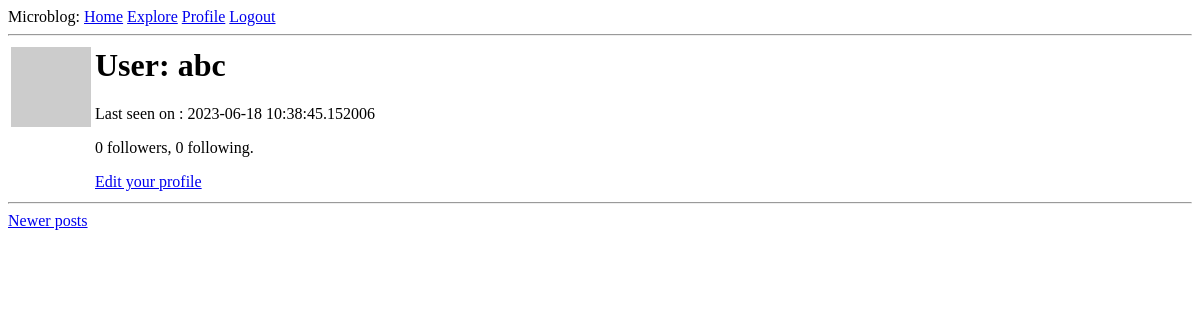
/user/abc?page=2 (signed in), run on an earlier commit of the app's database.
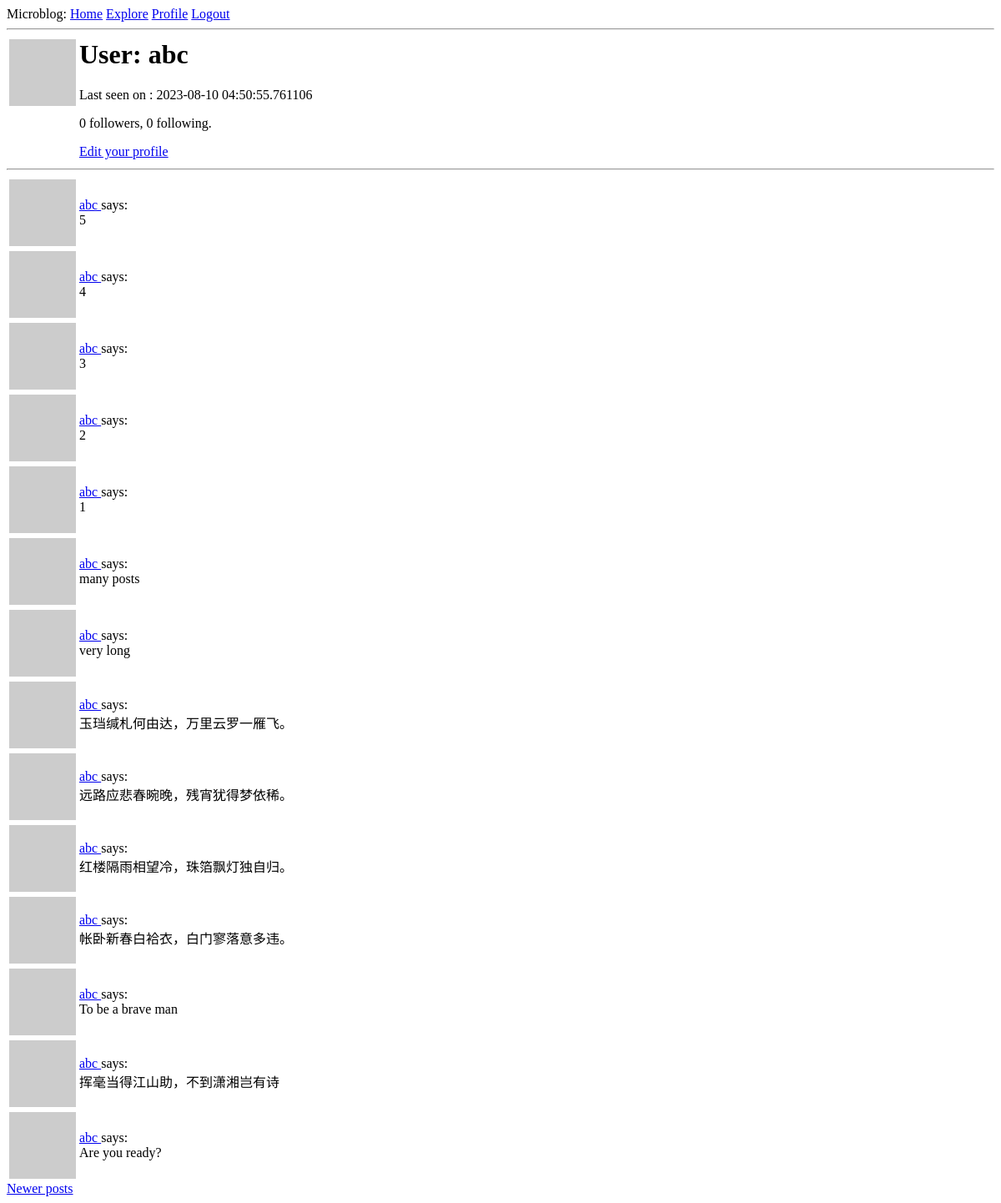
And on a later commit of the database.
### app/models.py (models this page shows, shortened)
class User(UserMixin, db.Model):
	id = db.Column(db.Integer, primary_key=True)
	username = db.Column(db.String(64), index=True, unique=True)
	email = db.Column(db.String(120), index=True, unique=True)
	password_hash = db.Column(db.String(128))
	posts = db.relationship('Post', backref='author', lazy='dynamic')
	about_me = db.Column(db.String(1024))
	last_seen = db.Column(db.DateTime, default=datetime.utcnow)
	followed = db.relationship(
		'User', secondary=followers,
		primaryjoin=(followers.c.follower_id == id),
		secondaryjoin=(followers.c.followed_id == id),
		backref=db.backref('followers', lazy='dynamic'), lazy = 'dynamic'
	)
	def avatar(self, size):
		digest = md5(self.email.lower().encode('utf-8')).hexdigest()
		return 'https://www.gravatar.com/avatar/{}?d=identicon&s={}'.format(digest, size)

class Post(db.Model):
	id = db.Column(db.Integer, primary_key = True)
	body = db.Column(db.String(140))
	timestamp = db.Column(db.DateTime, index = True, default=datetime.utcnow)
	user_id = db.Column(db.Integer, db.ForeignKey('user.id'))

### app/routes.py (the view)
@flask_app.route('/user/<username>')
@login_required
def user(username):
	user = User.query.filter_by(username=username).first_or_404()
	page = request.args.get('page', 1, type=int)
	posts = user.posts.order_by(Post.timestamp.desc()).paginate(
		page=page, per_page=flask_app.config['POSTS_PER_PAGE'], error_out=False)
	next_url = url_for('user', username=user.username, page=posts.next_num) \
		if posts.has_next else None
	prev_url = url_for('user', username=user.username, page=posts.prev_num) \
		if posts.has_prev else None
	form = EmptyForm()
	return render_template('user.html', user=user, posts=posts.items,
						   next_url=next_url, prev_url=prev_url, form=form)

### app/models.py (called while the page is built)
@login.user_loader
def load_user(id):
	return User.query.get(int(id))

### app/routes.py (called while the page is built)
@flask_app.before_request
def before_request():
	if current_user.is_authenticated:
		current_user.last_seen = datetime.utcnow()
		db.session.commit()

### app/templates/user.html (shortened to what this page needs)
{% extends "base.html" %}
{% block content %}
    <table>
        <tr valign="top">
            <td><img src="{{ user.avatar(128) }}"></td>
            <td>
                <h1>User: {{ user.username }}</h1>
                {% if user.last_seen %}<p>Last seen on : {{ user.last_seen }}</p> {% endif %}
                <p>{{ user.followers.count() }} followers, {{user.followed.count() }} following.</p>
                {% if user == current_user %}
                <p><a href="{{ url_for('edit_profile') }}">Edit your profile</a></p>
                {% else %}
                    <form action="{{ url_for('unfollow', username=user.username) }}" method="post">
                        {{ form.hidden_tag() }}
                        {{ form.submit(value='Unfollow') }}
                    </form>
                {% endif %}
            </td>
        </tr>
    </table>
    <hr>
    {% for post in posts %}
        {% include '_post.html' %}
    {% endfor %}
    {% if prev_url %}
    <a href="{{ prev_url }}">Newer posts</a>
    {% endif %}
{% endblock %}

### app/templates/_post.html
<table>
        <tr valign="mid">
            <td><img src="{{ post.author.avatar(36) }}"></td>
            <td>
                <a href="{{ url_for('user', username=post.author.username) }}">
                    {{ post.author.username }}
                </a>
                says: <br>{{ post.body }}
            </td>
        </tr>
</table>

What changed in the data, as far as the page shows it:
changed User "abc": last_seen "2023-06-18 10:38:45.152006" → "2023-08-10 04:50:55.761106"
added Post: author.username "abc", body "5"
added Post: author.username "abc", body "4"
added Post: author.username "abc", body "3"
added Post: author.username "abc", body "2"
added Post: author.username "abc", body "1"
added Post: author.username "abc", body "many posts"
added Post: author.username "abc", body "very long"
added Post: author.username "abc", body "玉珰缄札何由达，万里云罗一雁飞。"
added Post: author.username "abc", body "远路应悲春晼晚，残宵犹得梦依稀。"
added Post: author.username "abc", body "红楼隔雨相望冷，珠箔飘灯独自归。"
added Post: author.username "abc", body "帐卧新春白袷衣，白门寥落意多违。"
added Post: author.username "abc", body "To be a brave man"
added Post: author.username "abc", body "挥毫当得江山助，不到潇湘岂有诗"
added Post: author.username "abc", body "Are you ready?"
